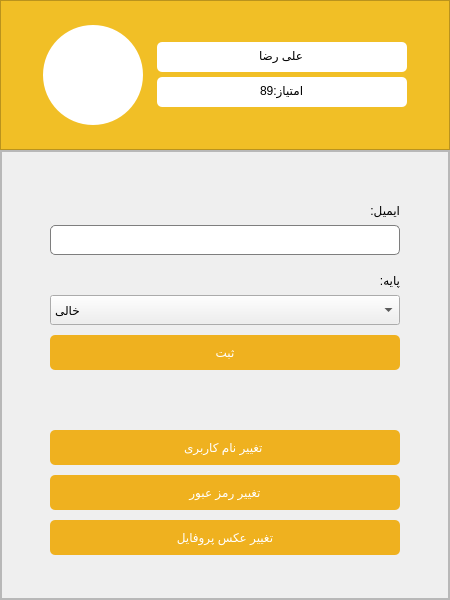
<?xml version="1.0" encoding="UTF-8"?>
<ui version="4.0">
 <class>Form</class>
 <widget class="QWidget" name="Form">
  <property name="geometry">
   <rect>
    <x>0</x>
    <y>0</y>
    <width>450</width>
    <height>600</height>
   </rect>
  </property>
  <property name="windowTitle">
   <string>حساب کاربری</string>
  </property>
  <layout class="QVBoxLayout" name="verticalLayout">
   <property name="spacing">
    <number>0</number>
   </property>
   <property name="leftMargin">
    <number>0</number>
   </property>
   <property name="topMargin">
    <number>0</number>
   </property>
   <property name="rightMargin">
    <number>0</number>
   </property>
   <property name="bottomMargin">
    <number>0</number>
   </property>
   <item>
    <widget class="QFrame" name="topFrame">
     <property name="minimumSize">
      <size>
       <width>0</width>
       <height>150</height>
      </size>
     </property>
     <property name="maximumSize">
      <size>
       <width>16777215</width>
       <height>150</height>
      </size>
     </property>
     <property name="styleSheet">
      <string notr="true">QFrame#topFrame{background-color:#f1bf26;}</string>
     </property>
     <property name="frameShape">
      <enum>QFrame::StyledPanel</enum>
     </property>
     <property name="frameShadow">
      <enum>QFrame::Raised</enum>
     </property>
     <layout class="QGridLayout" name="gridLayout_3">
      <item row="0" column="1">
       <spacer name="verticalSpacer_2">
        <property name="orientation">
         <enum>Qt::Vertical</enum>
        </property>
        <property name="sizeHint" stdset="0">
         <size>
          <width>20</width>
          <height>40</height>
         </size>
        </property>
       </spacer>
      </item>
      <item row="1" column="1">
       <layout class="QHBoxLayout" name="horizontalLayout">
        <item>
         <layout class="QGridLayout" name="gridLayout">
          <item row="0" column="0">
           <widget class="QLabel" name="profileImageLabel">
            <property name="minimumSize">
             <size>
              <width>100</width>
              <height>100</height>
             </size>
            </property>
            <property name="maximumSize">
             <size>
              <width>100</width>
              <height>100</height>
             </size>
            </property>
            <property name="sizeIncrement">
             <size>
              <width>0</width>
              <height>0</height>
             </size>
            </property>
            <property name="styleSheet">
             <string notr="true">QFrame#profileImageLabel{
backgound-color:#fffff;
border-radius:50px;
background-color:#ffffff;
}
QFrame#profileImageLabel::QPixmap{
border-radius:50px;
}
</string>
            </property>
            <property name="text">
             <string/>
            </property>
            <property name="scaledContents">
             <bool>true</bool>
            </property>
            <property name="alignment">
             <set>Qt::AlignCenter</set>
            </property>
           </widget>
          </item>
         </layout>
        </item>
        <item>
         <spacer name="horizontalSpacer_4">
          <property name="orientation">
           <enum>Qt::Horizontal</enum>
          </property>
          <property name="sizeType">
           <enum>QSizePolicy::Maximum</enum>
          </property>
          <property name="sizeHint" stdset="0">
           <size>
            <width>15</width>
            <height>40</height>
           </size>
          </property>
         </spacer>
        </item>
        <item>
         <layout class="QVBoxLayout" name="verticalLayout_3">
          <property name="spacing">
           <number>5</number>
          </property>
          <property name="topMargin">
           <number>0</number>
          </property>
          <property name="bottomMargin">
           <number>0</number>
          </property>
          <item>
           <spacer name="verticalSpacer_6">
            <property name="orientation">
             <enum>Qt::Vertical</enum>
            </property>
            <property name="sizeHint" stdset="0">
             <size>
              <width>20</width>
              <height>40</height>
             </size>
            </property>
           </spacer>
          </item>
          <item>
           <widget class="QLineEdit" name="userNameLineEdit">
            <property name="minimumSize">
             <size>
              <width>250</width>
              <height>30</height>
             </size>
            </property>
            <property name="maximumSize">
             <size>
              <width>200</width>
              <height>30</height>
             </size>
            </property>
            <property name="styleSheet">
             <string notr="true">border-radius:5px;</string>
            </property>
            <property name="text">
             <string>علی رضا</string>
            </property>
            <property name="alignment">
             <set>Qt::AlignCenter</set>
            </property>
            <property name="readOnly">
             <bool>true</bool>
            </property>
           </widget>
          </item>
          <item>
           <widget class="QLineEdit" name="scoreLineEdit">
            <property name="minimumSize">
             <size>
              <width>250</width>
              <height>30</height>
             </size>
            </property>
            <property name="maximumSize">
             <size>
              <width>200</width>
              <height>30</height>
             </size>
            </property>
            <property name="styleSheet">
             <string notr="true">border-radius:5px;</string>
            </property>
            <property name="text">
             <string>امتیاز:89</string>
            </property>
            <property name="alignment">
             <set>Qt::AlignCenter</set>
            </property>
            <property name="readOnly">
             <bool>true</bool>
            </property>
           </widget>
          </item>
          <item>
           <spacer name="verticalSpacer_7">
            <property name="orientation">
             <enum>Qt::Vertical</enum>
            </property>
            <property name="sizeHint" stdset="0">
             <size>
              <width>20</width>
              <height>40</height>
             </size>
            </property>
           </spacer>
          </item>
         </layout>
        </item>
       </layout>
      </item>
      <item row="2" column="1">
       <spacer name="verticalSpacer_5">
        <property name="orientation">
         <enum>Qt::Vertical</enum>
        </property>
        <property name="sizeHint" stdset="0">
         <size>
          <width>20</width>
          <height>40</height>
         </size>
        </property>
       </spacer>
      </item>
      <item row="1" column="2">
       <spacer name="horizontalSpacer_3">
        <property name="orientation">
         <enum>Qt::Horizontal</enum>
        </property>
        <property name="sizeHint" stdset="0">
         <size>
          <width>40</width>
          <height>20</height>
         </size>
        </property>
       </spacer>
      </item>
      <item row="1" column="0">
       <spacer name="horizontalSpacer_5">
        <property name="orientation">
         <enum>Qt::Horizontal</enum>
        </property>
        <property name="sizeHint" stdset="0">
         <size>
          <width>40</width>
          <height>20</height>
         </size>
        </property>
       </spacer>
      </item>
     </layout>
    </widget>
   </item>
   <item>
    <widget class="QFrame" name="buttomFrame">
     <property name="frameShape">
      <enum>QFrame::StyledPanel</enum>
     </property>
     <property name="frameShadow">
      <enum>QFrame::Raised</enum>
     </property>
     <layout class="QGridLayout" name="gridLayout_2">
      <property name="leftMargin">
       <number>0</number>
      </property>
      <property name="topMargin">
       <number>0</number>
      </property>
      <property name="rightMargin">
       <number>0</number>
      </property>
      <property name="bottomMargin">
       <number>0</number>
      </property>
      <property name="spacing">
       <number>0</number>
      </property>
      <item row="0" column="1">
       <widget class="QScrollArea" name="scrollArea">
        <property name="styleSheet">
         <string notr="true"/>
        </property>
        <property name="horizontalScrollBarPolicy">
         <enum>Qt::ScrollBarAlwaysOff</enum>
        </property>
        <property name="widgetResizable">
         <bool>true</bool>
        </property>
        <widget class="QWidget" name="scrollAreaWidgetContents">
         <property name="geometry">
          <rect>
           <x>0</x>
           <y>0</y>
           <width>429</width>
           <height>454</height>
          </rect>
         </property>
         <layout class="QGridLayout" name="gridLayout_4">
          <property name="leftMargin">
           <number>0</number>
          </property>
          <property name="topMargin">
           <number>30</number>
          </property>
          <property name="rightMargin">
           <number>0</number>
          </property>
          <property name="bottomMargin">
           <number>30</number>
          </property>
          <property name="horizontalSpacing">
           <number>0</number>
          </property>
          <property name="verticalSpacing">
           <number>10</number>
          </property>
          <item row="0" column="1">
           <spacer name="verticalSpacer_3">
            <property name="orientation">
             <enum>Qt::Vertical</enum>
            </property>
            <property name="sizeType">
             <enum>QSizePolicy::Maximum</enum>
            </property>
            <property name="sizeHint" stdset="0">
             <size>
              <width>20</width>
              <height>30</height>
             </size>
            </property>
           </spacer>
          </item>
          <item row="5" column="1">
           <widget class="QPushButton" name="changeUserNameButton">
            <property name="minimumSize">
             <size>
              <width>30</width>
              <height>35</height>
             </size>
            </property>
            <property name="maximumSize">
             <size>
              <width>550</width>
              <height>35</height>
             </size>
            </property>
            <property name="styleSheet">
             <string notr="true">QPushButton#changeUserNameButton{
	color: #ffffff;
	background-color:  rgb(239, 177, 31);
    border-radius: 5px;
}
QPushButton#changeUserNameButton:hover {
	background-color: rgb(255, 210, 73);
}</string>
            </property>
            <property name="text">
             <string>تغییر نام کاربری </string>
            </property>
           </widget>
          </item>
          <item row="6" column="1">
           <widget class="QPushButton" name="changePasswordButton">
            <property name="minimumSize">
             <size>
              <width>30</width>
              <height>35</height>
             </size>
            </property>
            <property name="maximumSize">
             <size>
              <width>550</width>
              <height>35</height>
             </size>
            </property>
            <property name="styleSheet">
             <string notr="true">QPushButton#changePasswordButton{
	color: #ffffff;
	background-color:  rgb(239, 177, 31);
    border-radius: 5px;
}
QPushButton#changePasswordButton:hover {
	background-color: rgb(255, 210, 73);
}</string>
            </property>
            <property name="text">
             <string>تغییر رمز عبور</string>
            </property>
           </widget>
          </item>
          <item row="2" column="1">
           <layout class="QVBoxLayout" name="verticalLayout_4">
            <property name="spacing">
             <number>0</number>
            </property>
            <item>
             <widget class="QLabel" name="classLabel">
              <property name="minimumSize">
               <size>
                <width>0</width>
                <height>30</height>
               </size>
              </property>
              <property name="maximumSize">
               <size>
                <width>10000</width>
                <height>30</height>
               </size>
              </property>
              <property name="text">
               <string>پایه:</string>
              </property>
             </widget>
            </item>
            <item>
             <widget class="QComboBox" name="classComboBox">
              <property name="minimumSize">
               <size>
                <width>350</width>
                <height>30</height>
               </size>
              </property>
              <property name="maximumSize">
               <size>
                <width>550</width>
                <height>16777215</height>
               </size>
              </property>
              <item>
               <property name="text">
                <string>خالی</string>
               </property>
              </item>
              <item>
               <property name="text">
                <string>دهم</string>
               </property>
              </item>
              <item>
               <property name="text">
                <string>یازدهم</string>
               </property>
              </item>
              <item>
               <property name="text">
                <string>دوازدهم</string>
               </property>
              </item>
             </widget>
            </item>
           </layout>
          </item>
          <item row="8" column="1">
           <spacer name="verticalSpacer_4">
            <property name="orientation">
             <enum>Qt::Vertical</enum>
            </property>
            <property name="sizeHint" stdset="0">
             <size>
              <width>20</width>
              <height>30</height>
             </size>
            </property>
           </spacer>
          </item>
          <item row="3" column="0">
           <spacer name="horizontalSpacer_2">
            <property name="orientation">
             <enum>Qt::Horizontal</enum>
            </property>
            <property name="sizeHint" stdset="0">
             <size>
              <width>40</width>
              <height>20</height>
             </size>
            </property>
           </spacer>
          </item>
          <item row="1" column="1">
           <layout class="QVBoxLayout" name="verticalLayout_2">
            <property name="spacing">
             <number>0</number>
            </property>
            <item>
             <widget class="QLabel" name="emailLabel">
              <property name="minimumSize">
               <size>
                <width>30</width>
                <height>30</height>
               </size>
              </property>
              <property name="maximumSize">
               <size>
                <width>10000</width>
                <height>30</height>
               </size>
              </property>
              <property name="text">
               <string>ایمیل:</string>
              </property>
              <property name="alignment">
               <set>Qt::AlignLeading|Qt::AlignLeft|Qt::AlignVCenter</set>
              </property>
             </widget>
            </item>
            <item>
             <widget class="QLineEdit" name="emailLineEdit">
              <property name="minimumSize">
               <size>
                <width>350</width>
                <height>30</height>
               </size>
              </property>
              <property name="maximumSize">
               <size>
                <width>550</width>
                <height>16777215</height>
               </size>
              </property>
              <property name="styleSheet">
               <string notr="true">QLineEdit#emailLineEdit{
	color: #000000;
    background-color: #ffffff;
    border: 1px solid #7e7e7e;
	border-radius: 5px;
    outline: none;
	padding-left: 5px;
}</string>
              </property>
             </widget>
            </item>
           </layout>
          </item>
          <item row="4" column="1">
           <spacer name="verticalSpacer">
            <property name="orientation">
             <enum>Qt::Vertical</enum>
            </property>
            <property name="sizeType">
             <enum>QSizePolicy::Fixed</enum>
            </property>
            <property name="sizeHint" stdset="0">
             <size>
              <width>20</width>
              <height>50</height>
             </size>
            </property>
           </spacer>
          </item>
          <item row="3" column="1">
           <widget class="QPushButton" name="saveButton">
            <property name="minimumSize">
             <size>
              <width>0</width>
              <height>35</height>
             </size>
            </property>
            <property name="maximumSize">
             <size>
              <width>550</width>
              <height>35</height>
             </size>
            </property>
            <property name="styleSheet">
             <string notr="true">QPushButton#saveButton{
	color: #ffffff;
	background-color:  rgb(239, 177, 31);
    border-radius: 5px;
}
QPushButton#saveButton:hover {
	background-color: rgb(255, 210, 73);
}</string>
            </property>
            <property name="text">
             <string>ثبت</string>
            </property>
           </widget>
          </item>
          <item row="7" column="1">
           <widget class="QPushButton" name="changeProfileImageButton">
            <property name="minimumSize">
             <size>
              <width>175</width>
              <height>35</height>
             </size>
            </property>
            <property name="maximumSize">
             <size>
              <width>550</width>
              <height>35</height>
             </size>
            </property>
            <property name="styleSheet">
             <string notr="true">QPushButton#changeProfileImageButton{
	color: #ffffff;
	background-color:  rgb(239, 177, 31);
    border-radius: 5px;
}
QPushButton#changeProfileImageButton:hover {
	background-color: rgb(255, 210, 73);
}</string>
            </property>
            <property name="text">
             <string>تغییر عکس پروفایل</string>
            </property>
           </widget>
          </item>
          <item row="3" column="2">
           <spacer name="horizontalSpacer_6">
            <property name="orientation">
             <enum>Qt::Horizontal</enum>
            </property>
            <property name="sizeHint" stdset="0">
             <size>
              <width>40</width>
              <height>20</height>
             </size>
            </property>
           </spacer>
          </item>
         </layout>
        </widget>
       </widget>
      </item>
     </layout>
    </widget>
   </item>
  </layout>
 </widget>
 <resources/>
 <connections/>
</ui>
